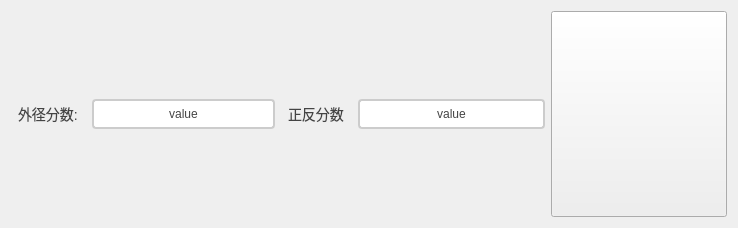
<?xml version="1.0" encoding="UTF-8"?>
<ui version="4.0">
 <class>DlgHideScoreSetClass</class>
 <widget class="QDialog" name="DlgHideScoreSetClass">
  <property name="geometry">
   <rect>
    <x>0</x>
    <y>0</y>
    <width>738</width>
    <height>228</height>
   </rect>
  </property>
  <property name="windowTitle">
   <string>DlgHideScoreSet</string>
  </property>
  <layout class="QHBoxLayout" name="horizontalLayout_3" stretch="3,3,2">
   <item>
    <layout class="QHBoxLayout" name="horizontalLayout" stretch="0,1">
     <item>
      <widget class="QLabel" name="label_outsideDiameterScore">
       <property name="styleSheet">
        <string notr="true">/* 基础标签样式 */
QLabel {
    color: #444444;          /* 主文字色 */
    font-size: 14px;         /* 标准字号 */
    background: transparent; /* 透明背景 */
    padding: 2px 4px;        /* 基础内边距 */
}

/* 标题样式 */
QLabel.title {
    font-size: 16px;
    font-weight: 600;
    color: #333333;
    border-bottom: 1px solid #DDDDDD; /* 下划线装饰 */
    padding-bottom: 4px;
}

/* 副标题/次要文本 */
QLabel.subtitle {
    color: #666666;
    font-size: 13px;
    font-style: italic;
}

/* 强调文本 */
QLabel.emphasis {
    color: #333333;
    font-weight: 500;
    background-color: #F5F5F5;
    border-radius: 3px;
    padding: 4px 8px;
}

/* 状态标签（成功/警告/错误） */
QLabel[state=&quot;success&quot;] {
    color: #228B22;          /* 森林绿 */
    border-left: 3px solid #228B22;
    padding-left: 8px;
}

QLabel[state=&quot;warning&quot;] {
    color: #FF8C00;          /* 暗橙 */
    border-left: 3px solid #FF8C00;
    padding-left: 8px;
}

QLabel[state=&quot;error&quot;] {
    color: #B22222;          /* 砖红 */
    border-left: 3px solid #B22222;
    padding-left: 8px;
}

/* 数据展示标签 */
QLabel.data {
    color: #2F4F4F;          /* 深石板灰 */
    font-family: monospace;
    border: 1px solid #E0E0E0;
    background-color: #FFFFFF;
    padding: 6px 12px;
    border-radius: 4px;
}

/* 禁用状态 */
QLabel:disabled {
    color: #AAAAAA;
    background-color: transparent;
}

/* 链接样式（伪链接效果） */
QLabel.link {
    color: #4682B4;          /* 钢蓝 */
    text-decoration: underline;
    border-bottom: 1px dotted #4682B4;
}

/* 图标标签 */
QLabel.icon {
    qproperty-alignment: AlignCenter;
    border: 1px solid #E0E0E0;
    border-radius: 4px;
    background-color: #FFFFFF;
    padding: 12px;
}</string>
       </property>
       <property name="text">
        <string>外径分数:</string>
       </property>
      </widget>
     </item>
     <item>
      <widget class="QPushButton" name="pbtn_outsideDiameterScore">
       <property name="styleSheet">
        <string notr="true">QPushButton {
    padding: 6px 14px;
    border: 2px solid #CCC;
    border-radius: 4px;
    background-color: white;
    color: #444;
}

QPushButton:hover {
    border-color: #999;
    background-color: #F5F5F5;
}

QPushButton:pressed {
    border-color: #777;
    background-color: #EEE;
}</string>
       </property>
       <property name="text">
        <string>value</string>
       </property>
      </widget>
     </item>
    </layout>
   </item>
   <item>
    <layout class="QHBoxLayout" name="horizontalLayout_2" stretch="0,1">
     <item>
      <widget class="QLabel" name="label_forAndAgainst">
       <property name="styleSheet">
        <string notr="true">/* 基础标签样式 */
QLabel {
    color: #444444;          /* 主文字色 */
    font-size: 14px;         /* 标准字号 */
    background: transparent; /* 透明背景 */
    padding: 2px 4px;        /* 基础内边距 */
}

/* 标题样式 */
QLabel.title {
    font-size: 16px;
    font-weight: 600;
    color: #333333;
    border-bottom: 1px solid #DDDDDD; /* 下划线装饰 */
    padding-bottom: 4px;
}

/* 副标题/次要文本 */
QLabel.subtitle {
    color: #666666;
    font-size: 13px;
    font-style: italic;
}

/* 强调文本 */
QLabel.emphasis {
    color: #333333;
    font-weight: 500;
    background-color: #F5F5F5;
    border-radius: 3px;
    padding: 4px 8px;
}

/* 状态标签（成功/警告/错误） */
QLabel[state=&quot;success&quot;] {
    color: #228B22;          /* 森林绿 */
    border-left: 3px solid #228B22;
    padding-left: 8px;
}

QLabel[state=&quot;warning&quot;] {
    color: #FF8C00;          /* 暗橙 */
    border-left: 3px solid #FF8C00;
    padding-left: 8px;
}

QLabel[state=&quot;error&quot;] {
    color: #B22222;          /* 砖红 */
    border-left: 3px solid #B22222;
    padding-left: 8px;
}

/* 数据展示标签 */
QLabel.data {
    color: #2F4F4F;          /* 深石板灰 */
    font-family: monospace;
    border: 1px solid #E0E0E0;
    background-color: #FFFFFF;
    padding: 6px 12px;
    border-radius: 4px;
}

/* 禁用状态 */
QLabel:disabled {
    color: #AAAAAA;
    background-color: transparent;
}

/* 链接样式（伪链接效果） */
QLabel.link {
    color: #4682B4;          /* 钢蓝 */
    text-decoration: underline;
    border-bottom: 1px dotted #4682B4;
}

/* 图标标签 */
QLabel.icon {
    qproperty-alignment: AlignCenter;
    border: 1px solid #E0E0E0;
    border-radius: 4px;
    background-color: #FFFFFF;
    padding: 12px;
}</string>
       </property>
       <property name="text">
        <string>正反分数</string>
       </property>
      </widget>
     </item>
     <item>
      <widget class="QPushButton" name="pbtn_forAndAgainstScore">
       <property name="styleSheet">
        <string notr="true">QPushButton {
    padding: 6px 14px;
    border: 2px solid #CCC;
    border-radius: 4px;
    background-color: white;
    color: #444;
}

QPushButton:hover {
    border-color: #999;
    background-color: #F5F5F5;
}

QPushButton:pressed {
    border-color: #777;
    background-color: #EEE;
}</string>
       </property>
       <property name="text">
        <string>value</string>
       </property>
      </widget>
     </item>
    </layout>
   </item>
   <item>
    <widget class="QPushButton" name="pbtn_close">
     <property name="sizePolicy">
      <sizepolicy hsizetype="Minimum" vsizetype="Minimum">
       <horstretch>0</horstretch>
       <verstretch>0</verstretch>
      </sizepolicy>
     </property>
     <property name="styleSheet">
      <string notr="true">QPushButton {
    padding: 8px 16px 8px 36px; 
    font-size: 14px;
    qproperty-icon: url(:/ButtonScanner/image/exit.png);  
    qproperty-iconSize: 30px 30px;
}

QPushButton:hover {
    background-color: #ff6666;
}

QPushButton:pressed {
    background-color: #cc0000;
}
</string>
     </property>
     <property name="text">
      <string/>
     </property>
    </widget>
   </item>
  </layout>
 </widget>
 <layoutdefault spacing="6" margin="11"/>
 <resources/>
 <connections/>
</ui>
